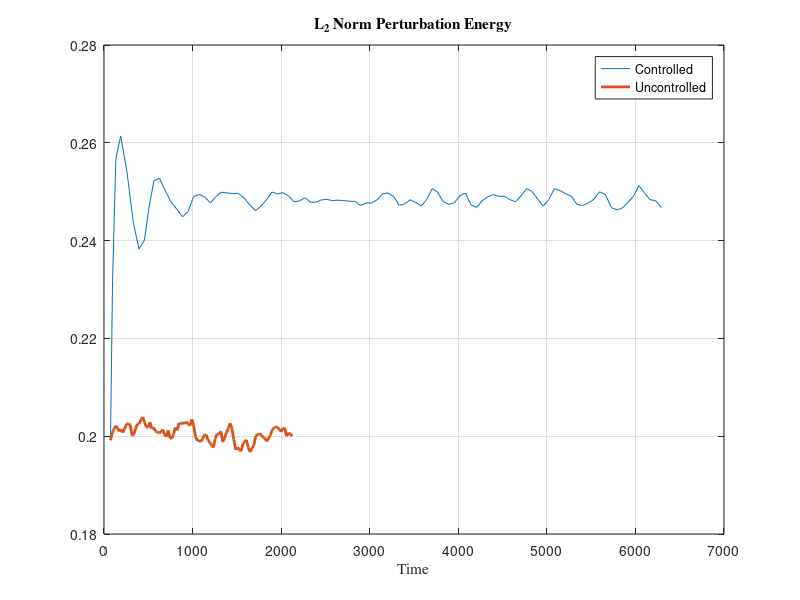

Source code (MATLAB):
clear variables;
l2C=[73.2623428923085       0.199172891878384     
   96.6474165344722       0.231872527928327     
   133.912364818233       0.256795932618769     
   188.569318317166       0.261373195011692     
   260.287730982362       0.253891415305513     
   330.262943081460       0.243769090564869     
   394.604965251636       0.238265333462011     
   456.795605738378       0.240122525134250     
   506.653022195021       0.246626589539609     
   563.074999863349       0.252228054813781     
   626.132647819777       0.252770704524852     
   686.263420444491       0.250431805152959     
   753.976712596365       0.247967483460714     
   822.714406827083       0.246410358886868     
   886.797957043863       0.244879595528041     
   947.121143918920       0.245880550673107     
   1010.22253988005       0.248969101384989     
   1070.21418502478       0.249443259136308     
   1137.91195220684       0.248931248496563     
   1202.44507840772       0.247692908287795     
   1262.60038173090       0.249009843376606     
   1323.85898370822       0.249897952293538     
   1385.82059494664       0.249753482491811     
   1452.64942704141       0.249638922561332     
   1516.97822112248       0.249655874483649     
   1580.54784678831       0.248747981230407     
   1644.78355358055       0.247324330470744     
   1710.57594498987       0.246109161959041     
   1775.40062777776       0.247096023304082     
   1835.42763862466       0.248404486567012     
   1897.98326503504       0.249922083244740     
   1960.74705593036       0.249538527855847     
   2020.97154113420       0.249824011176820     
   2082.56230938124       0.249114098285690 
   2145.45403393117       0.247946654653749     
   2205.80937817843       0.248110929558920     
   2269.33416572178       0.248763059740019     
   2331.83281007925       0.247826838300047     
   2395.11676015828       0.247874462216559     
   2454.33306091266       0.248325913167327     
   2514.62069834263       0.248443178879357     
   2577.87261798679       0.248186331632013     
   2642.50816274620       0.248263236145343     
   2707.44231247176       0.248167644638246     
   2772.96276187810       0.248049941180655     
   2837.68073635723       0.248008321352687     
   2896.76158438188       0.247180177042974     
   2957.15171714702       0.247677731545888     
   3018.73401138142       0.247675997503376     
   3082.58933383175       0.248324022254367     
   3144.46235476588       0.249550531530635     
   3206.79097044163       0.249734858482327     
   3270.79604895458       0.249007325607082     
   3332.93645802907       0.247236884790325     
   3396.52431779870       0.247529463031377     
   3457.38054608349       0.248344683597218     
   3519.32721884159       0.247814422980807     
   3582.99134889174       0.247082230336550     
   3644.05885439517       0.248436853803408     
   3705.23384498858       0.250626549721086     
   3763.77047388197       0.249948548451138     
   3831.89381351553       0.247918677088503     
   3896.44401594656       0.247413354558206     
   3958.29145255274       0.247802623156769     
   4018.63981831533       0.249174550200035     
   4081.34635040360       0.249718062434948     
   4144.12542219055       0.247311022920581  
   4206.32555564529       0.246785351319013     
   4268.19125961308       0.248132977847761     
   4329.35467306713       0.248924353837637     
   4391.27111777216       0.249395493851014     
   4453.03250118000       0.249061589117167     
   4516.78513424992       0.249075020065356     
   4581.92021104107       0.248399983959594     
   4647.11394900849       0.247920969660872     
   4710.27763186283       0.249184546202277     
   4772.22784178388       0.250631514059420     
   4833.74774792601       0.250034853881916     
   4898.72173532769       0.248425886374363     
   4959.49834025505       0.247064213443048     
   5022.81158061634       0.248419754748440     
   5084.06764896503       0.250633928986223     
   5149.89562985788       0.250224047144455     
   5215.63553869172       0.249553031906332     
   5277.88254663609       0.249052767612714     
   5339.58904741955       0.247394343502522     
   5403.58346587261       0.247202701137550     
   5471.47241116079       0.247732571510607     
   5531.98097765846       0.248455975939321     
   5593.52739913503       0.249973938949434     
   5660.07787137611       0.249465558228440     
   5729.43471780685       0.246737046829023     
   5793.88567627264       0.246279302584711     
   5858.02222594129       0.246750473552494     
   5918.61202518260       0.247875195357018     
   5978.04061451844       0.249091722868631     
   6039.71998348742       0.251251197934747     
   6099.22997057001       0.249832968370315     
   6162.92925495821       0.248379777341632 
   6227.25533635435       0.248153576364025     
   6294.37595865563       0.246767055820106];
l2UC=[   73.2623428923085       0.199172891878384     
   92.9028275650192       0.200702147449074     
   113.001781473949       0.201451063660881     
   133.145743062332       0.202132906099029     
   153.174434796884       0.201666853968528     
   173.297794299241       0.200967523971991     
   193.669997281938       0.201380173710286     
   213.845927999939       0.200743090746036     
   234.609545816681       0.201671743730457     
   254.878709468999       0.202542635446068     
   275.176718542927       0.202559243791320     
   295.644413942974       0.202352056074850     
   316.349080264364       0.200136189503214     
   336.873975408916       0.200402889352180     
   356.965038784958       0.201545184768903     
   377.371033096077       0.202497339827343     
   397.561507235507       0.202542384568904     
   417.715261992581       0.203488795070855     
   437.608364353885       0.203894785933600     
   457.946041206837       0.202840971858826     
   478.850509218982       0.201847436930041     
   498.616126712618       0.201790539154089     
   518.940430655273       0.202852773440214     
   539.437857610227       0.201561664839517     
   560.134717830038       0.201785727755077     
   581.038904966195       0.201044612379661     
   601.000583046433       0.200825821735273     
   621.175915152135       0.200700463106433     
   642.613549808707       0.200791891786971     
   663.202049872093       0.201364411570084     
   683.757433992044       0.200308381223318     
   704.060777514248       0.199889902955021     
   724.228688781040       0.201183001159765     
   744.898834459121       0.199614861250419     
   765.045585559908       0.199529764610809     
   785.565111120390       0.200429239511621     
   805.853995899520       0.201780835094634     
   826.732342670172       0.201197566280584     
   847.718127220941       0.202720289138399     
   868.372994423448       0.202417896798985     
   889.373796385820       0.202807759133082     
   909.964363984674       0.202563193390398     
   930.204347557306       0.202927654341247     
   949.711049495687       0.202539244938540     
   971.046263821418       0.202167148337082     
   992.218524776551       0.203469324219989     
   1012.44699739841       0.202160734000385     
   1032.89573510998       0.199930165766754     
   1053.36204027480       0.199077446846782     
   1072.86619627593       0.199128455964857     
   1094.30952854198       0.198851914000354     
   1114.17431690863       0.199536027423564     
   1133.98144226519       0.200324486393095     
   1153.97272036343       0.200296288655510
   1174.45221979010       0.199196810293795     
   1194.54054475113       0.198683924793608     
   1215.33591527282       0.198217271707000     
   1235.97368395064       0.197696178869002     
   1256.27425100158       0.199527604139081     
   1277.17768999895       0.200514666015966     
   1298.22215849111       0.200354219993407     
   1319.16114366497       0.201028029299912     
   1340.30711633757       0.198832443352258     
   1361.27745635179       0.199651046766679     
   1382.15628802360       0.200710243975377     
   1403.44279764280       0.201581670359883     
   1424.11506736194       0.202669965923250     
   1444.65452109130       0.201554147203966     
   1465.11279190959       0.199314067913028     
   1486.23739544080       0.197223049966394     
   1506.33548153938       0.197780848297265     
   1526.46099540050       0.197218886821329     
   1546.95333182977       0.196912423957332     
   1567.81130950120       0.198416848583031     
   1588.18590099607       0.198916715533640     
   1608.46717432008       0.199238089333331     
   1629.28775708855       0.197664437043816     
   1649.78973369870       0.196760184023843     
   1670.55890702534       0.197579556900624     
   1691.70182991621       0.198098289364613     
   1713.37546844399       0.200065572480400     
   1734.12826123876       0.200346055882801     
   1754.19591100735       0.200544064731009     
   1775.05164802729       0.200300681622614     
   1795.24433242688       0.199783318659550     
   1816.15159434218       0.199578030854553     
   1837.29616438318       0.198959084163291     
   1857.77463554304       0.199523237655851     
   1878.66129950174       0.200222301431608     
   1898.92346953364       0.201257506568226     
   1919.00781117250       0.201696628555565     
   1939.40551367812       0.201923757161930     
   1959.20913298710       0.201891999415385     
   1980.09943315886       0.201348448374537     
   2000.00668718317       0.200918633912956     
   2020.03056662958       0.201567899529399     
   2040.72831604202       0.201683145689118     
   2061.28259502805       0.200003219453244     
   2082.42281898863       0.200687494753208     
   2103.08410690899       0.200488656234999     
   2123.89921161816       0.200002836941581];
plot(l2C(:,1),l2C(:,2),l2UC(:,1),l2UC(:,2),'LineWidth',2);
grid;
xlabel('Time','FontName','Times');
legend('Controlled','Uncontrolled');
title('L_2 Norm Perturbation Energy','FontName','Times');